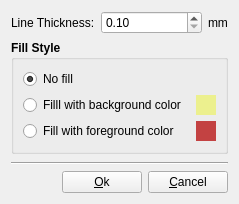
<?xml version="1.0" encoding="UTF-8"?>
<ui version="4.0">
 <class>GraphicItemEditorForm</class>
 <widget class="QWidget" name="GraphicItemEditorForm">
  <property name="geometry">
   <rect>
    <x>0</x>
    <y>0</y>
    <width>239</width>
    <height>204</height>
   </rect>
  </property>
  <property name="minimumSize">
   <size>
    <width>239</width>
    <height>204</height>
   </size>
  </property>
  <property name="windowTitle">
   <string>Form</string>
  </property>
  <layout class="QGridLayout" name="gridLayout_2">
   <item row="0" column="0">
    <layout class="QHBoxLayout" name="horizontalLayout_2">
     <item>
      <widget class="QLabel" name="label_3">
       <property name="font">
        <font>
         <pointsize>9</pointsize>
         <weight>50</weight>
         <bold>false</bold>
        </font>
       </property>
       <property name="text">
        <string>Line Thickness:</string>
       </property>
      </widget>
     </item>
     <item>
      <widget class="QDoubleSpinBox" name="lineThickness">
       <property name="sizePolicy">
        <sizepolicy hsizetype="Expanding" vsizetype="Fixed">
         <horstretch>0</horstretch>
         <verstretch>0</verstretch>
        </sizepolicy>
       </property>
       <property name="font">
        <font>
         <pointsize>9</pointsize>
        </font>
       </property>
       <property name="decimals">
        <number>2</number>
       </property>
       <property name="minimum">
        <double>0.100000000000000</double>
       </property>
       <property name="maximum">
        <double>10.000000000000000</double>
       </property>
       <property name="singleStep">
        <double>0.100000000000000</double>
       </property>
      </widget>
     </item>
     <item>
      <widget class="QLabel" name="lineThicknessUnits">
       <property name="font">
        <font>
         <pointsize>9</pointsize>
        </font>
       </property>
       <property name="text">
        <string>mm</string>
       </property>
      </widget>
     </item>
    </layout>
   </item>
   <item row="1" column="0">
    <widget class="QGroupBox" name="groupBox">
     <property name="font">
      <font>
       <pointsize>9</pointsize>
       <weight>75</weight>
       <bold>true</bold>
      </font>
     </property>
     <property name="title">
      <string>Fill Style</string>
     </property>
     <layout class="QGridLayout" name="gridLayout">
      <item row="0" column="0">
       <widget class="QRadioButton" name="fillNone">
        <property name="font">
         <font>
          <pointsize>9</pointsize>
          <weight>50</weight>
          <bold>false</bold>
         </font>
        </property>
        <property name="text">
         <string>No fill </string>
        </property>
        <property name="checked">
         <bool>true</bool>
        </property>
       </widget>
      </item>
      <item row="1" column="0">
       <widget class="QRadioButton" name="fillBackground">
        <property name="minimumSize">
         <size>
          <width>175</width>
          <height>0</height>
         </size>
        </property>
        <property name="font">
         <font>
          <pointsize>9</pointsize>
          <weight>50</weight>
          <bold>false</bold>
         </font>
        </property>
        <property name="text">
         <string>Filll with background color</string>
        </property>
       </widget>
      </item>
      <item row="5" column="0">
       <spacer name="verticalSpacer">
        <property name="orientation">
         <enum>Qt::Vertical</enum>
        </property>
        <property name="sizeHint" stdset="0">
         <size>
          <width>20</width>
          <height>40</height>
         </size>
        </property>
       </spacer>
      </item>
      <item row="2" column="0">
       <widget class="QRadioButton" name="fillForeground">
        <property name="font">
         <font>
          <pointsize>9</pointsize>
          <weight>50</weight>
          <bold>false</bold>
         </font>
        </property>
        <property name="text">
         <string>Fill with foreground color</string>
        </property>
       </widget>
      </item>
      <item row="1" column="1" colspan="2">
       <widget class="QLabel" name="bgColorLabel">
        <property name="minimumSize">
         <size>
          <width>20</width>
          <height>20</height>
         </size>
        </property>
        <property name="maximumSize">
         <size>
          <width>50</width>
          <height>25</height>
         </size>
        </property>
        <property name="palette">
         <palette>
          <active>
           <colorrole role="Base">
            <brush brushstyle="SolidPattern">
             <color alpha="255">
              <red>255</red>
              <green>255</green>
              <blue>255</blue>
             </color>
            </brush>
           </colorrole>
           <colorrole role="Window">
            <brush brushstyle="SolidPattern">
             <color alpha="255">
              <red>236</red>
              <green>240</green>
              <blue>142</blue>
             </color>
            </brush>
           </colorrole>
          </active>
          <inactive>
           <colorrole role="Base">
            <brush brushstyle="SolidPattern">
             <color alpha="255">
              <red>255</red>
              <green>255</green>
              <blue>255</blue>
             </color>
            </brush>
           </colorrole>
           <colorrole role="Window">
            <brush brushstyle="SolidPattern">
             <color alpha="255">
              <red>236</red>
              <green>240</green>
              <blue>142</blue>
             </color>
            </brush>
           </colorrole>
          </inactive>
          <disabled>
           <colorrole role="Base">
            <brush brushstyle="SolidPattern">
             <color alpha="255">
              <red>236</red>
              <green>240</green>
              <blue>142</blue>
             </color>
            </brush>
           </colorrole>
           <colorrole role="Window">
            <brush brushstyle="SolidPattern">
             <color alpha="255">
              <red>236</red>
              <green>240</green>
              <blue>142</blue>
             </color>
            </brush>
           </colorrole>
          </disabled>
         </palette>
        </property>
        <property name="autoFillBackground">
         <bool>true</bool>
        </property>
        <property name="text">
         <string/>
        </property>
        <property name="buddy">
         <cstring>fillBackground</cstring>
        </property>
       </widget>
      </item>
      <item row="2" column="1" colspan="2">
       <widget class="QLabel" name="fgColorLabel">
        <property name="minimumSize">
         <size>
          <width>20</width>
          <height>20</height>
         </size>
        </property>
        <property name="maximumSize">
         <size>
          <width>50</width>
          <height>25</height>
         </size>
        </property>
        <property name="palette">
         <palette>
          <active>
           <colorrole role="Base">
            <brush brushstyle="SolidPattern">
             <color alpha="255">
              <red>255</red>
              <green>255</green>
              <blue>255</blue>
             </color>
            </brush>
           </colorrole>
           <colorrole role="Window">
            <brush brushstyle="SolidPattern">
             <color alpha="255">
              <red>195</red>
              <green>66</green>
              <blue>66</blue>
             </color>
            </brush>
           </colorrole>
          </active>
          <inactive>
           <colorrole role="Base">
            <brush brushstyle="SolidPattern">
             <color alpha="255">
              <red>255</red>
              <green>255</green>
              <blue>255</blue>
             </color>
            </brush>
           </colorrole>
           <colorrole role="Window">
            <brush brushstyle="SolidPattern">
             <color alpha="255">
              <red>195</red>
              <green>66</green>
              <blue>66</blue>
             </color>
            </brush>
           </colorrole>
          </inactive>
          <disabled>
           <colorrole role="Base">
            <brush brushstyle="SolidPattern">
             <color alpha="255">
              <red>195</red>
              <green>66</green>
              <blue>66</blue>
             </color>
            </brush>
           </colorrole>
           <colorrole role="Window">
            <brush brushstyle="SolidPattern">
             <color alpha="255">
              <red>195</red>
              <green>66</green>
              <blue>66</blue>
             </color>
            </brush>
           </colorrole>
          </disabled>
         </palette>
        </property>
        <property name="autoFillBackground">
         <bool>true</bool>
        </property>
        <property name="text">
         <string/>
        </property>
        <property name="buddy">
         <cstring>fillForeground</cstring>
        </property>
       </widget>
      </item>
      <item row="0" column="1" colspan="2">
       <spacer name="horizontalSpacer_2">
        <property name="orientation">
         <enum>Qt::Horizontal</enum>
        </property>
        <property name="sizeHint" stdset="0">
         <size>
          <width>40</width>
          <height>20</height>
         </size>
        </property>
       </spacer>
      </item>
     </layout>
    </widget>
   </item>
   <item row="2" column="0">
    <spacer name="verticalSpacer_2">
     <property name="orientation">
      <enum>Qt::Vertical</enum>
     </property>
     <property name="sizeHint" stdset="0">
      <size>
       <width>20</width>
       <height>40</height>
      </size>
     </property>
    </spacer>
   </item>
   <item row="3" column="0">
    <widget class="Line" name="line">
     <property name="orientation">
      <enum>Qt::Horizontal</enum>
     </property>
    </widget>
   </item>
   <item row="4" column="0">
    <layout class="QHBoxLayout" name="horizontalLayout">
     <item>
      <spacer name="horizontalSpacer">
       <property name="orientation">
        <enum>Qt::Horizontal</enum>
       </property>
       <property name="sizeHint" stdset="0">
        <size>
         <width>40</width>
         <height>20</height>
        </size>
       </property>
      </spacer>
     </item>
     <item>
      <widget class="QPushButton" name="okButton">
       <property name="font">
        <font>
         <pointsize>9</pointsize>
        </font>
       </property>
       <property name="text">
        <string>&amp;Ok</string>
       </property>
      </widget>
     </item>
     <item>
      <widget class="QPushButton" name="cancelButton">
       <property name="font">
        <font>
         <pointsize>9</pointsize>
        </font>
       </property>
       <property name="text">
        <string>&amp;Cancel</string>
       </property>
      </widget>
     </item>
    </layout>
   </item>
  </layout>
 </widget>
 <resources/>
 <connections/>
</ui>
